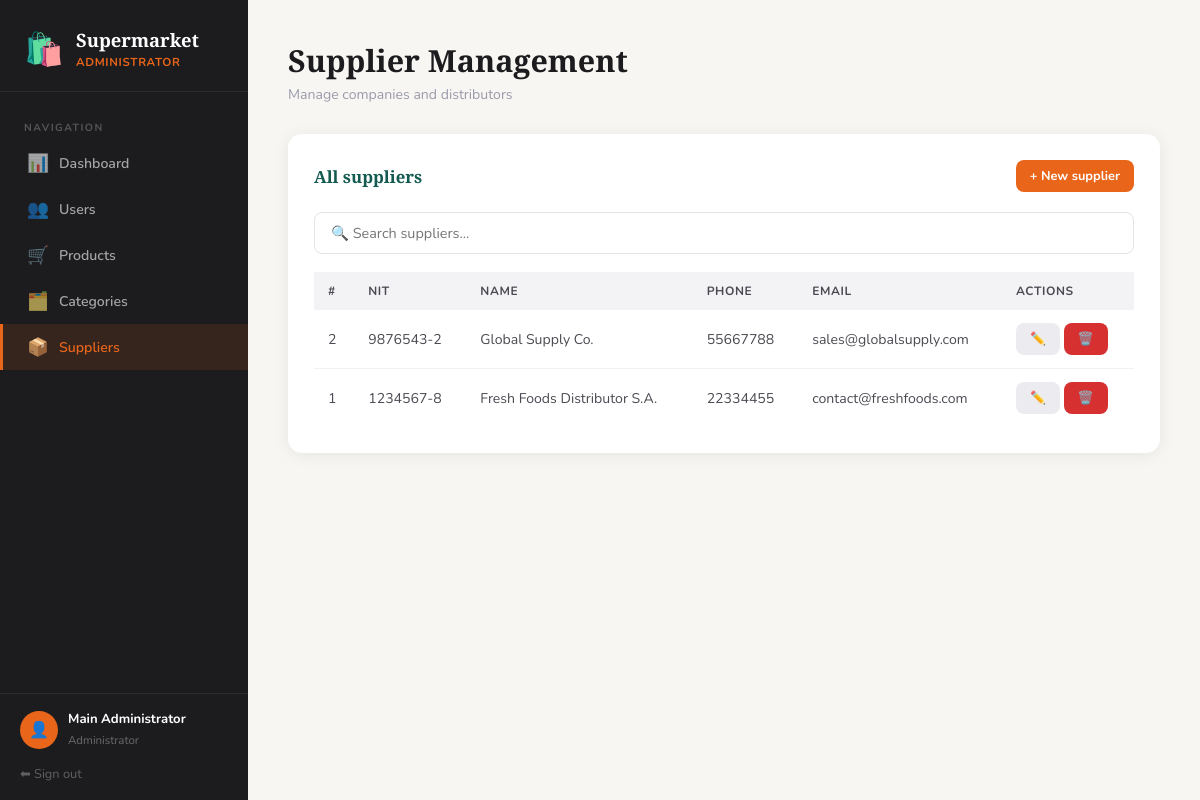
The app's page /modules/admin/suppliers.php (signed in) with its own data.
### tables this page shows
CREATE TABLE suppliers (
    id INT AUTO_INCREMENT PRIMARY KEY,
    nit VARCHAR(20) NOT NULL UNIQUE,
    name VARCHAR(150) NOT NULL,
    phone VARCHAR(20),
    email VARCHAR(100),
    created_at TIMESTAMP DEFAULT CURRENT_TIMESTAMP
);

### modules/admin/suppliers.php (the view, shortened to what this page needs)
<?php
$conn = getConnection();
$suppliers = $conn->query("SELECT * FROM suppliers ORDER BY id DESC");
?>
<!DOCTYPE html>
<html lang="en">
<head>
    <link rel="stylesheet" href="../../assets/css/style.css">
</head>
<body>
<div class="app-layout">
    <?php include '../../config/sidebar.php'; ?>
    <main class="main-content">
        <div class="page-header"><h1>Supplier Management</h1><p>Manage companies and distributors</p></div>
        <div class="card">
            <div class="card-header">
                <h3>All suppliers</h3>
                <button class="btn btn-primary btn-sm" onclick="openModal('modalCreate')">+ New supplier</button>
            </div>
            <div class="search-bar">
                <input type="text" id="searchInput" placeholder="🔍 Search suppliers...">
            </div>
            <div class="table-wrap">
                <table id="tableSuppliers">
                    <thead><tr><th>#</th><th>NIT</th><th>Name</th><th>Phone</th><th>Email</th><th>Actions</th></tr></thead>
                    <tbody>
                    <?php while ($s = $suppliers->fetch_assoc()): ?>
                        <tr>
                            <td><?= $s['id'] ?></td>
                            <td><?= htmlspecialchars($s['nit']) ?></td>
                            <td><?= htmlspecialchars($s['name']) ?></td>
                            <td><?= htmlspecialchars($s['phone'] ?? '—') ?></td>
                            <td><?= htmlspecialchars($s['email'] ?? '—') ?></td>
                            <td>
                                <button class="btn btn-secondary btn-sm" onclick="editSup(<?= htmlspecialchars(json_encode($s)) ?>)">✏️</button>
                                <a href="?delete=<?= $s['id'] ?>" class="btn btn-danger btn-sm" onclick="return confirmDelete()">🗑️</a>
                            </td>
                        </tr>
                    <?php endwhile; ?>
                    </tbody>
                </table>
            </div>
        </div>
    </main>
</div>
</body>
</html>

### assets/css/style.css (style rules this page uses)
:root { --orange: #e8651a; --orange-dark: #c45413; --orange-light: #fdf0e8; --teal: #1a7a6e; --teal-dark: #135a50; --teal-light: #e0f5f2; --dark: #1c1c1e; --mid: #4a4a52; --muted: #9a9aaa; --bg: #f7f6f3; --white: #ffffff; --red: #d63031; --red-light: #fdecea; --yellow-light: #fef9e7; --yellow-dark: #7d6608; --shadow: 0 2px 16px rgba(0,0,0,0.07); --shadow-lg: 0 8px 32px rgba(0,0,0,0.12); --radius: 14px; --radius-sm: 8px; }
* { margin: 0; padding: 0; box-sizing: border-box; }
body { font-family: 'Nunito', sans-serif; background: var(--bg); color: var(--dark); min-height: 100vh; }
h1, h2, h3 { font-family: 'Playfair Display', serif; }
.btn { display: inline-flex; align-items: center; gap: 7px; padding: 11px 22px; border: none; border-radius: var(--radius-sm); font-family: 'Nunito', sans-serif; font-size: 0.92rem; font-weight: 700; cursor: pointer; transition: all 0.2s; text-decoration: none; }
.btn-primary { background: var(--orange); color: white; }
.btn-danger { background: var(--red); color: white; }
.btn-secondary { background: #ececf0; color: var(--dark); }
.btn-sm { padding: 7px 14px; font-size: 0.8rem; }
.app-layout { display: flex; min-height: 100vh; }
.main-content { margin-left: 248px; padding: 40px; flex: 1; }
.page-header { margin-bottom: 30px; }
.page-header h1 { font-size: 1.9rem; color: var(--dark); }
.page-header p { color: var(--muted); margin-top: 4px; font-size: 0.88rem; }
.card { background: white; border-radius: var(--radius); box-shadow: var(--shadow); padding: 26px; margin-bottom: 24px; }
.card-header { display: flex; justify-content: space-between; align-items: center; margin-bottom: 20px; }
.card-header h3 { font-size: 1.05rem; color: var(--teal-dark); }
.table-wrap { overflow-x: auto; }
table { width: 100%; border-collapse: collapse; font-size: 0.88rem; }
thead th { background: #f3f3f6; color: var(--mid); padding: 11px 14px; text-align: left; font-weight: 700; font-size: 0.75rem; letter-spacing: 0.05em; text-transform: uppercase; }
tbody td { padding: 13px 14px; border-bottom: 1px solid #f0f0f4; color: var(--mid); }
tbody tr:last-child td { border-bottom: none; }
.search-bar { display: flex; gap: 12px; margin-bottom: 18px; }
.search-bar input { flex: 1; padding: 10px 16px; border: 1.5px solid #e4e4e8; border-radius: var(--radius-sm); font-family: 'Nunito', sans-serif; font-size: 0.9rem; outline: none; }

### records on screen
suppliers: id "2", nit "9876543-2", name "Global Supply Co.", phone "55667788", email "sales@globalsupply.com"
suppliers: id "1", nit "1234567-8", name "Fresh Foods Distributor S.A.", phone "22334455", email "contact@freshfoods.com"

### other values on screen
$roleLabels[$role] "ADMINISTRATOR"
$item['icon'] "📊"
$item['label'] "Dashboard"
$item['icon'] "👥"
$item['label'] "Users"
$item['icon'] "🛒"
$item['label'] "Products"
$item['icon'] "🗂️"
$item['label'] "Categories"
$item['icon'] "📦"
$item['label'] "Suppliers"
$_SESSION['name'] "Main Administrator"
$role "Administrator"
